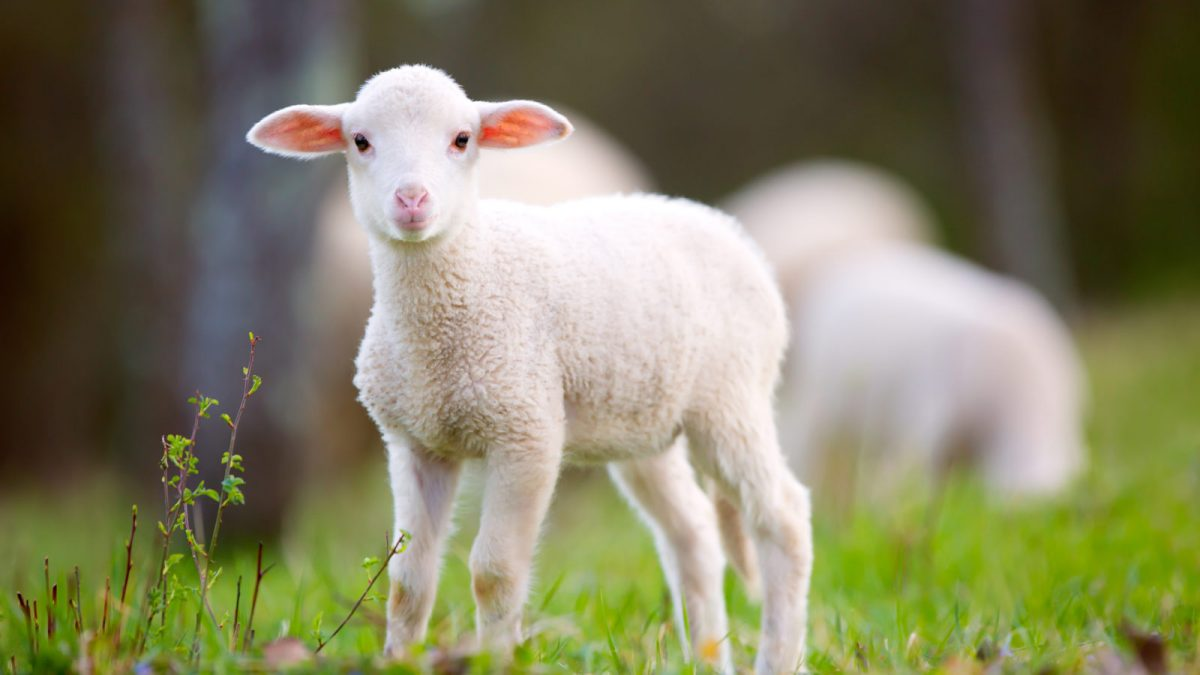
#> input picture images/sheep.jpg, 1200 x 675 px
$ jupyter execute s7-8_dog.ipynb
#> lines starting #> are read from the running program, lines starting #| are printed output that depends on the picture
[cell 1]
import cv2 as cv
import numpy as np
import matplotlib.pyplot as plt

[cell 2]
img = cv.imread("../../images/sheep.jpg")
#> img is the input picture: shape (675, 1200, 3); mean B, G, R 98.1, 127.9, 130.2

[cell 3]
low_sigma = cv.GaussianBlur(img,(5,5),2)
high_sigma = cv.GaussianBlur(img,(5,5),7)

dog = (low_sigma - high_sigma)
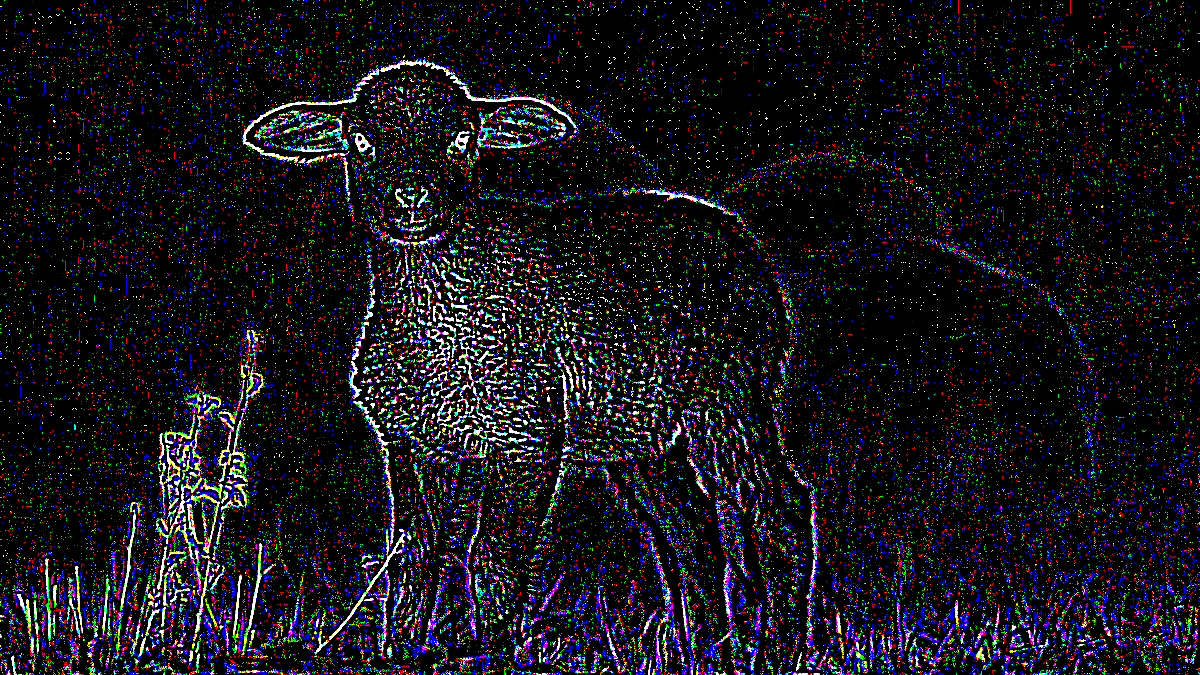
#> dog: shape (675, 1200, 3); mean B, G, R 22.6, 17.7, 18.5
rev_dog = (high_sigma - low_sigma)
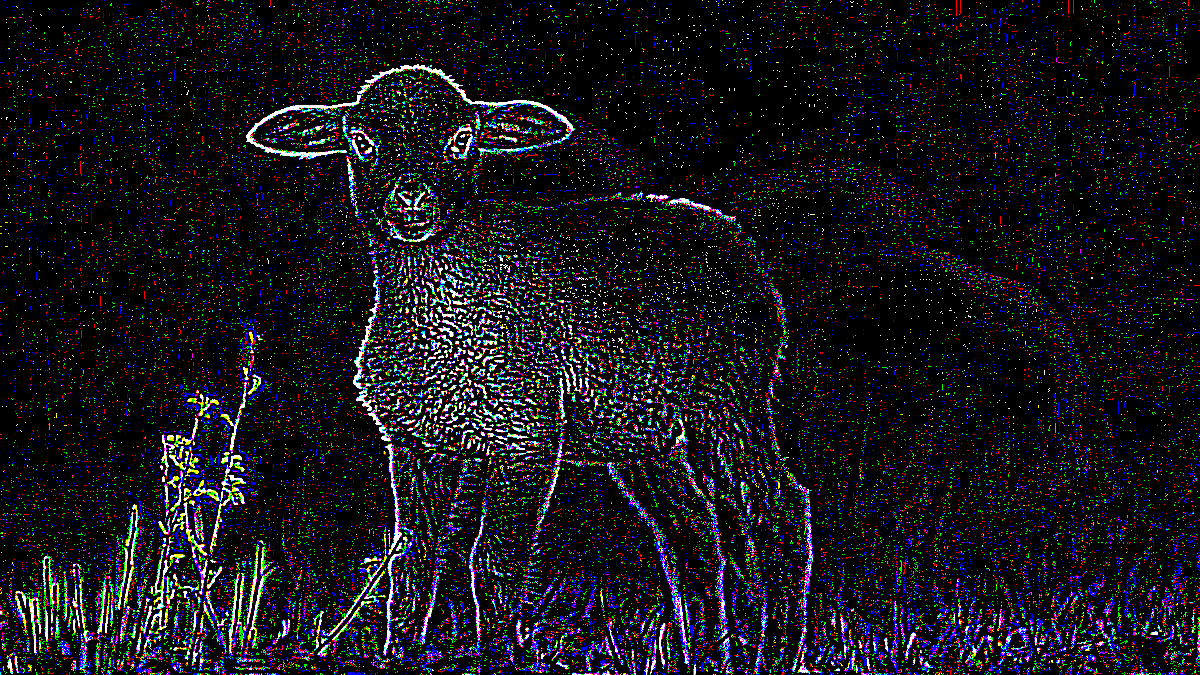
#> rev_dog: shape (675, 1200, 3); mean B, G, R 22.7, 17.9, 18.5

plt.figure(figsize=[20,5])
plt.subplot(151),plt.imshow(img[...,::-1]),plt.title('original');
plt.subplot(152),plt.imshow(low_sigma[...,::-1]),plt.title('Low Sigma Gaussian');
plt.subplot(153),plt.imshow(high_sigma[...,::-1]),plt.title('High Sigma Gaussian');
plt.subplot(154),plt.imshow(dog[...,::-1]),plt.title('DOG');
plt.subplot(155),plt.imshow(rev_dog[...,::-1]),plt.title('Rev DOG');
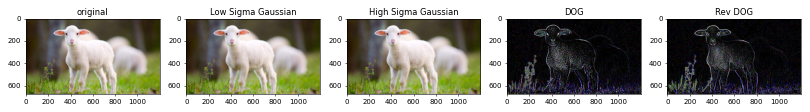
#> figure drawn by matplotlib, 5 panels
